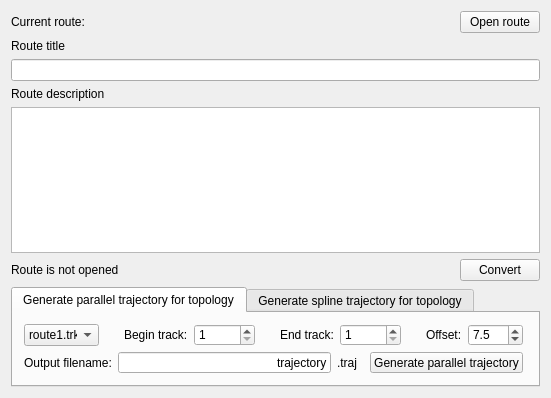
<?xml version="1.0" encoding="UTF-8"?>
<ui version="4.0">
 <class>MainWindow</class>
 <widget class="QMainWindow" name="MainWindow">
  <property name="geometry">
   <rect>
    <x>0</x>
    <y>0</y>
    <width>551</width>
    <height>398</height>
   </rect>
  </property>
  <property name="windowTitle">
   <string>MainWindow</string>
  </property>
  <widget class="QWidget" name="centralWidget">
   <layout class="QVBoxLayout" name="verticalLayout_2">
    <item>
     <layout class="QVBoxLayout" name="verticalLayout">
      <item>
       <layout class="QHBoxLayout" name="horizontalLayout">
        <item>
         <widget class="QLabel" name="label">
          <property name="text">
           <string>Current route:</string>
          </property>
         </widget>
        </item>
        <item>
         <widget class="QLabel" name="lCurrentRouteDir">
          <property name="text">
           <string/>
          </property>
         </widget>
        </item>
        <item>
         <spacer name="horizontalSpacer">
          <property name="orientation">
           <enum>Qt::Horizontal</enum>
          </property>
          <property name="sizeHint" stdset="0">
           <size>
            <width>40</width>
            <height>20</height>
           </size>
          </property>
         </spacer>
        </item>
        <item>
         <widget class="QPushButton" name="pbOpenRoute">
          <property name="text">
           <string>Open route</string>
          </property>
         </widget>
        </item>
       </layout>
      </item>
      <item>
       <widget class="QLabel" name="label_2">
        <property name="text">
         <string>Route title</string>
        </property>
       </widget>
      </item>
      <item>
       <widget class="QLineEdit" name="leRouteTitle"/>
      </item>
      <item>
       <widget class="QLabel" name="label_3">
        <property name="text">
         <string>Route description</string>
        </property>
       </widget>
      </item>
      <item>
       <widget class="QTextEdit" name="teRouteDescription"/>
      </item>
      <item>
       <layout class="QHBoxLayout" name="horizontalLayout_2">
        <item>
         <widget class="QLabel" name="lStatus">
          <property name="text">
           <string>Route is not opened</string>
          </property>
         </widget>
        </item>
        <item>
         <spacer name="horizontalSpacer_2">
          <property name="orientation">
           <enum>Qt::Horizontal</enum>
          </property>
          <property name="sizeHint" stdset="0">
           <size>
            <width>40</width>
            <height>20</height>
           </size>
          </property>
         </spacer>
        </item>
        <item>
         <widget class="QPushButton" name="pbConvert">
          <property name="text">
           <string>Convert</string>
          </property>
         </widget>
        </item>
       </layout>
      </item>
      <item>
       <widget class="QTabWidget" name="tabWidget">
        <property name="minimumSize">
         <size>
          <width>0</width>
          <height>100</height>
         </size>
        </property>
        <property name="currentIndex">
         <number>0</number>
        </property>
        <widget class="QWidget" name="qtabParallel">
         <attribute name="title">
          <string>Generate parallel trajectory for topology</string>
         </attribute>
         <widget class="QWidget" name="verticalLayoutWidget">
          <property name="geometry">
           <rect>
            <x>0</x>
            <y>0</y>
            <width>521</width>
            <height>71</height>
           </rect>
          </property>
          <layout class="QVBoxLayout" name="vblParallel">
           <item>
            <layout class="QHBoxLayout" name="hblParallel1">
             <item>
              <widget class="QComboBox" name="cbDataParallel">
               <property name="minimumSize">
                <size>
                 <width>75</width>
                 <height>0</height>
                </size>
               </property>
               <property name="maxCount">
                <number>2</number>
               </property>
               <item>
                <property name="text">
                 <string notr="true">route1.trk</string>
                </property>
               </item>
               <item>
                <property name="text">
                 <string notr="true">route2.trk</string>
                </property>
               </item>
              </widget>
             </item>
             <item>
              <spacer name="hSpacerParallelTop2">
               <property name="orientation">
                <enum>Qt::Horizontal</enum>
               </property>
               <property name="sizeHint" stdset="0">
                <size>
                 <width>40</width>
                 <height>20</height>
                </size>
               </property>
              </spacer>
             </item>
             <item>
              <widget class="QLabel" name="lTrackBegin">
               <property name="text">
                <string>Begin track:</string>
               </property>
              </widget>
             </item>
             <item>
              <widget class="QSpinBox" name="sbTrackBegin">
               <property name="minimum">
                <number>1</number>
               </property>
               <property name="maximum">
                <number>99999</number>
               </property>
              </widget>
             </item>
             <item>
              <spacer name="hSpacerParallelTop1">
               <property name="orientation">
                <enum>Qt::Horizontal</enum>
               </property>
               <property name="sizeHint" stdset="0">
                <size>
                 <width>40</width>
                 <height>20</height>
                </size>
               </property>
              </spacer>
             </item>
             <item>
              <widget class="QLabel" name="lTrackEnd">
               <property name="text">
                <string>End track:</string>
               </property>
              </widget>
             </item>
             <item>
              <widget class="QSpinBox" name="sbTrackEnd">
               <property name="minimum">
                <number>1</number>
               </property>
               <property name="maximum">
                <number>99999</number>
               </property>
              </widget>
             </item>
             <item>
              <spacer name="hSpacerParallelTop3">
               <property name="orientation">
                <enum>Qt::Horizontal</enum>
               </property>
               <property name="sizeHint" stdset="0">
                <size>
                 <width>40</width>
                 <height>20</height>
                </size>
               </property>
              </spacer>
             </item>
             <item>
              <widget class="QLabel" name="lOffset">
               <property name="text">
                <string>Offset:</string>
               </property>
              </widget>
             </item>
             <item>
              <widget class="QDoubleSpinBox" name="dsbParallelOffset">
               <property name="decimals">
                <number>1</number>
               </property>
               <property name="minimum">
                <double>-50.000000000000000</double>
               </property>
               <property name="maximum">
                <double>50.000000000000000</double>
               </property>
               <property name="singleStep">
                <double>0.500000000000000</double>
               </property>
               <property name="value">
                <double>7.500000000000000</double>
               </property>
              </widget>
             </item>
            </layout>
           </item>
           <item>
            <layout class="QHBoxLayout" name="hblParallel2">
             <item>
              <widget class="QLabel" name="label_7">
               <property name="text">
                <string>Output filename:</string>
               </property>
              </widget>
             </item>
             <item>
              <widget class="QLineEdit" name="leFileParallel">
               <property name="sizePolicy">
                <sizepolicy hsizetype="Expanding" vsizetype="Fixed">
                 <horstretch>0</horstretch>
                 <verstretch>0</verstretch>
                </sizepolicy>
               </property>
               <property name="text">
                <string>trajectory</string>
               </property>
               <property name="alignment">
                <set>Qt::AlignRight|Qt::AlignTrailing|Qt::AlignVCenter</set>
               </property>
              </widget>
             </item>
             <item>
              <widget class="QLabel" name="label_8">
               <property name="text">
                <string>.traj</string>
               </property>
              </widget>
             </item>
             <item>
              <spacer name="horizontalSpacer_3">
               <property name="orientation">
                <enum>Qt::Horizontal</enum>
               </property>
              </spacer>
             </item>
             <item>
              <widget class="QPushButton" name="pbGenParallel">
               <property name="text">
                <string>Generate parallel trajectory</string>
               </property>
              </widget>
             </item>
            </layout>
           </item>
          </layout>
         </widget>
        </widget>
        <widget class="QWidget" name="qtabSpline">
         <attribute name="title">
          <string>Generate spline trajectory for topology</string>
         </attribute>
         <widget class="QWidget" name="verticalLayoutWidget_2">
          <property name="geometry">
           <rect>
            <x>0</x>
            <y>0</y>
            <width>521</width>
            <height>71</height>
           </rect>
          </property>
          <layout class="QVBoxLayout" name="vblSpline">
           <item>
            <layout class="QHBoxLayout" name="hblSpline1">
             <item>
              <widget class="QComboBox" name="cbDataSpline">
               <property name="minimumSize">
                <size>
                 <width>75</width>
                 <height>0</height>
                </size>
               </property>
               <property name="maxCount">
                <number>2</number>
               </property>
               <item>
                <property name="text">
                 <string notr="true">route1.trk</string>
                </property>
               </item>
               <item>
                <property name="text">
                 <string notr="true">route2.trk</string>
                </property>
               </item>
              </widget>
             </item>
             <item>
              <spacer name="hSpacerSplineTop1">
               <property name="orientation">
                <enum>Qt::Horizontal</enum>
               </property>
               <property name="sizeHint" stdset="0">
                <size>
                 <width>40</width>
                 <height>20</height>
                </size>
               </property>
              </spacer>
             </item>
             <item>
              <widget class="QLabel" name="lTrack">
               <property name="text">
                <string>Track:</string>
               </property>
              </widget>
             </item>
             <item>
              <widget class="QSpinBox" name="sbSplineTrack">
               <property name="minimum">
                <number>1</number>
               </property>
               <property name="maximum">
                <number>99999</number>
               </property>
              </widget>
             </item>
             <item>
              <spacer name="hSpacerSplineTop3">
               <property name="orientation">
                <enum>Qt::Horizontal</enum>
               </property>
               <property name="sizeHint" stdset="0">
                <size>
                 <width>40</width>
                 <height>20</height>
                </size>
               </property>
              </spacer>
             </item>
             <item>
              <widget class="QLabel" name="lLength">
               <property name="text">
                <string>Length:</string>
               </property>
              </widget>
             </item>
             <item>
              <widget class="QSpinBox" name="sbSplineLength">
               <property name="minimum">
                <number>20</number>
               </property>
               <property name="maximum">
                <number>500</number>
               </property>
               <property name="singleStep">
                <number>20</number>
               </property>
               <property name="value">
                <number>100</number>
               </property>
              </widget>
             </item>
             <item>
              <spacer name="hSpacerSplineTop2">
               <property name="orientation">
                <enum>Qt::Horizontal</enum>
               </property>
               <property name="sizeHint" stdset="0">
                <size>
                 <width>40</width>
                 <height>20</height>
                </size>
               </property>
              </spacer>
             </item>
             <item>
              <widget class="QLabel" name="lOffsetBegin">
               <property name="text">
                <string>Offset at begin:</string>
               </property>
              </widget>
             </item>
             <item>
              <widget class="QDoubleSpinBox" name="dsbSplineOffsetBegin">
               <property name="decimals">
                <number>1</number>
               </property>
               <property name="minimum">
                <double>-50.000000000000000</double>
               </property>
               <property name="maximum">
                <double>50.000000000000000</double>
               </property>
               <property name="singleStep">
                <double>0.500000000000000</double>
               </property>
              </widget>
             </item>
             <item>
              <widget class="QLabel" name="lOffestEnd">
               <property name="text">
                <string>end:</string>
               </property>
              </widget>
             </item>
             <item>
              <widget class="QDoubleSpinBox" name="dsbSplineOffsetEnd">
               <property name="decimals">
                <number>1</number>
               </property>
               <property name="minimum">
                <double>-50.000000000000000</double>
               </property>
               <property name="maximum">
                <double>50.000000000000000</double>
               </property>
               <property name="singleStep">
                <double>0.500000000000000</double>
               </property>
               <property name="value">
                <double>7.500000000000000</double>
               </property>
              </widget>
             </item>
            </layout>
           </item>
           <item>
            <layout class="QHBoxLayout" name="hblSpline2">
             <item>
              <widget class="QLabel" name="lOutputFile">
               <property name="text">
                <string>Output filename:</string>
               </property>
              </widget>
             </item>
             <item>
              <widget class="QLineEdit" name="leFileSpline">
               <property name="text">
                <string>trajectory</string>
               </property>
               <property name="alignment">
                <set>Qt::AlignRight|Qt::AlignTrailing|Qt::AlignVCenter</set>
               </property>
              </widget>
             </item>
             <item>
              <widget class="QLabel" name="lExtension">
               <property name="text">
                <string>.traj</string>
               </property>
              </widget>
             </item>
             <item>
              <spacer name="hSpacerSplineBottom">
               <property name="orientation">
                <enum>Qt::Horizontal</enum>
               </property>
               <property name="sizeHint" stdset="0">
                <size>
                 <width>40</width>
                 <height>20</height>
                </size>
               </property>
              </spacer>
             </item>
             <item>
              <widget class="QPushButton" name="pbGenSpline">
               <property name="text">
                <string>Generate spline trajectory</string>
               </property>
              </widget>
             </item>
            </layout>
           </item>
          </layout>
         </widget>
        </widget>
       </widget>
      </item>
     </layout>
    </item>
   </layout>
  </widget>
 </widget>
 <layoutdefault spacing="6" margin="11"/>
 <resources/>
 <connections/>
</ui>
